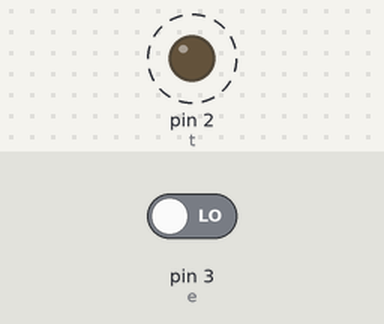
A sketch run on a simulated Arduino Uno, built with avr-gcc and run on an emulated ATmega328P. Parts: output pins drawn as LEDs (lit = HIGH). Dashed ring = blinking. The test bench sets the inputs (shaded band); at power-on: pin 3 (e) LOW. What the sketch prints to the serial monitor is not drawn.

Above: at 0.6 s.
Timing chart, 0 to 3.0 s (numbered marks = the images above):
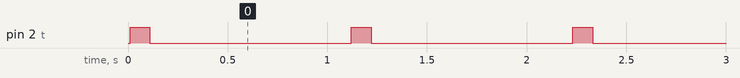

Measured:
- by itself, pin 2 (t): alternates HIGH for 0.10 s and LOW for 1.0 s

The sketch:

ultrasonic.ino
```cpp
int t=2;
int e=3;
int dist;
long int ti;
void setup()
{
 pinMode(t,OUTPUT);
 pinMode(e,INPUT);
 Serial.begin(9600);
                                    // put your setup code here, to run once:

}

void loop()
{ digitalWrite(t,LOW);
delay(10);
digitalWrite(t,HIGH );
  delay(100);
digitalWrite(t,LOW);
ti=pulseIn(e,HIGH);
  dist=(ti*0.034)/2;
  Serial.print("DISTANCE = ");
  Serial.println(dist);
                                      // put your main code here, to run repeatedly:

}
```
